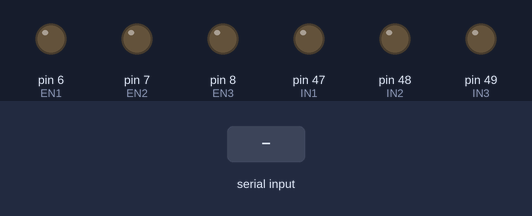
This sketch was run on a simulated Arduino Mega 2560, built with avr-gcc and run on an emulated ATmega2560. Parts: output pins drawn as LEDs (lit = HIGH). The test bench sets the inputs (shaded band).

Above: at 1.2 s.
1.3 s: "0" received over Serial
At 2.5 s:
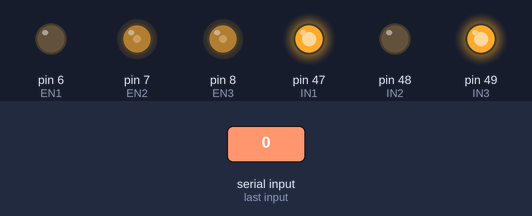
2.8 s: "3" received over Serial
At 3.9 s:
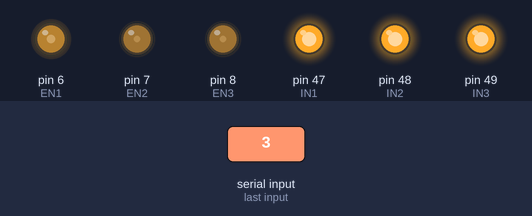
4.3 s: "6" received over Serial
At 5.0 s:
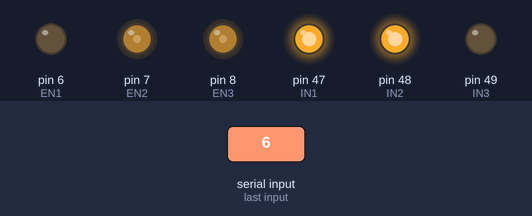
5.8 s: "9" received over Serial
At 6.2 s:
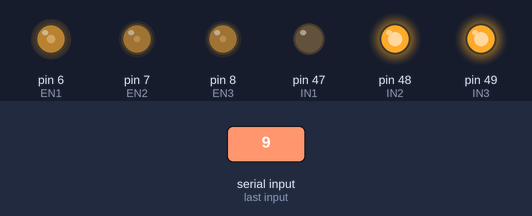
7.3 s: "C" received over Serial
At 8.5 s:
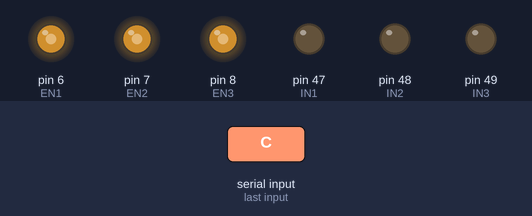
8.8 s: "A" received over Serial
At 9.6 s:
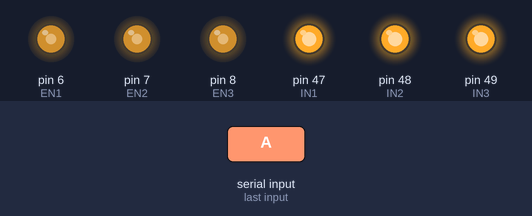
Timing chart, 0 to 11.3 s (numbered marks = the images above; inputs shaded):
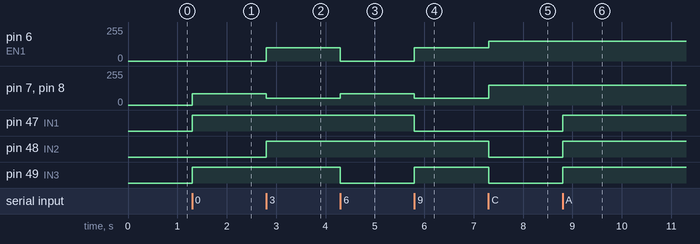

Measured:
- after the input at 1.3 s, pin 7 (EN2), pin 8 (EN3): 0/255 → 86/255 at once; pin 47 (IN1), pin 49 (IN3): LOW → HIGH at once
- after the input at 2.8 s, pin 6 (EN1): 0/255 → 100/255 at once; pin 7 (EN2), pin 8 (EN3): 86/255 → 50/255 at once; pin 48 (IN2): LOW → HIGH at once
- after the input at 4.3 s, pin 6 (EN1): 100/255 → 0/255 at once; pin 7 (EN2), pin 8 (EN3): 50/255 → 86/255 at once; pin 49 (IN3): HIGH → LOW at once
- after the input at 5.8 s, pin 6 (EN1): 0/255 → 100/255 at once; pin 7 (EN2), pin 8 (EN3): 86/255 → 50/255 at once; pin 47 (IN1): HIGH → LOW at once; pin 49 (IN3): LOW → HIGH at once
- after the input at 7.3 s, pin 6 (EN1): 100/255 → 150/255 at once; pin 7 (EN2), pin 8 (EN3): 50/255 → 150/255 at once; pin 48 (IN2), pin 49 (IN3): HIGH → LOW at once
- after the input at 8.8 s, pin 47 (IN1), pin 48 (IN2), pin 49 (IN3): LOW → HIGH at once

The sketch:

Controller_1.ino
```cpp
/*
    Front:0
    Right:3
    Back:6
    Left:9
    stop:
    Bot-clockwise:C
    Bot-anticlockwise:A
    PWM +5:D
    PWM -5:E

 */
#define EN1 6
#define EN2 7
#define EN3 8
#define IN1 47
#define IN2 48
#define IN3 49
int PWM1;
int PWM2;
int PWM3;
double pwm1;
double pwm2;
double pwm3;
int base_pwm=150;
int fpwm=base_pwm;

void setup() {
  pinMode(EN1,OUTPUT);
  pinMode(EN2,OUTPUT);
  pinMode(EN3,OUTPUT);
  pinMode(IN1,OUTPUT);
  pinMode(IN2,OUTPUT);
  pinMode(IN3,OUTPUT);

  Serial.begin(9600);


}

void forward()
{
  pwm1=0;
  pwm2=(fpwm/1.73205081);
  pwm3=(fpwm/1.73205081);

  PWM1=(int)pwm1;
  PWM2=(int)pwm2;
  PWM3=(int)pwm3;

  digitalWrite(IN1,HIGH);
  digitalWrite(IN2,LOW);
  digitalWrite(IN3,HIGH);
  analogWrite(EN1,PWM1);
  analogWrite(EN2,PWM2);
  analogWrite(EN3,PWM3);
}
void backward()
{
  pwm1=0;
  pwm2=(fpwm/1.73205081);
  pwm3=(fpwm/1.73205081);

  PWM1=(int)pwm1;
  PWM2=(int)pwm2;
  PWM3=(int)pwm3;

  digitalWrite(IN1,HIGH);
  digitalWrite(IN2,HIGH);
  digitalWrite(IN3,LOW);
  analogWrite(EN1,PWM1);
  analogWrite(EN2,PWM2);
  analogWrite(EN3,PWM3);


}
void right()
{
  pwm1=(2*fpwm/3);
  pwm2=(fpwm/3);
  pwm3=(fpwm/3);

  PWM1=(int)pwm1;
  PWM2=(int)pwm2;
  PWM3=(int)pwm3;

  digitalWrite(IN1,HIGH);
  digitalWrite(IN2,HIGH);
  digitalWrite(IN3,HIGH);
  analogWrite(EN1,PWM1);
  analogWrite(EN2,PWM2);
  analogWrite(EN3,PWM3);

}
void left()
{
  pwm1=(2*fpwm/3);
  pwm2=(fpwm/3);
  pwm3=(fpwm/3);

  PWM1=(int)pwm1;
  PWM2=(int)pwm2;
  PWM3=(int)pwm3;

  digitalWrite(IN1,LOW);
  digitalWrite(IN2,HIGH);
  digitalWrite(IN3,HIGH);
  analogWrite(EN1,PWM1);
  analogWrite(EN2,PWM2);
  analogWrite(EN3,PWM3);

}
void clkwise()
{
  pwm1=fpwm;
  pwm2=fpwm;
  pwm3=fpwm;

  PWM1=(int)pwm1;
  PWM2=(int)pwm2;
  PWM3=(int)pwm3;

  digitalWrite(IN1,LOW);
  digitalWrite(IN2,LOW);
  digitalWrite(IN3,LOW);
  analogWrite(EN1,PWM1);
  analogWrite(EN2,PWM2);
  analogWrite(EN3,PWM3);

}
void anticlkwise()
{
  pwm1=fpwm;
  pwm2=fpwm;
  pwm3=fpwm;

  PWM1=(int)pwm1;
  PWM2=(int)pwm2;
  PWM3=(int)pwm3;

  digitalWrite(IN1,HIGH);
  digitalWrite(IN2,HIGH);
  digitalWrite(IN3,HIGH);
  analogWrite(EN1,PWM1);
  analogWrite(EN2,PWM2);
  analogWrite(EN3,PWM3);

}

void sTop()
{
  pwm1=0;
  pwm2=0;
  pwm3=0;

  PWM1=(int)pwm1;
  PWM2=(int)pwm2;
  PWM3=(int)pwm3;

  digitalWrite(IN1,HIGH);
  digitalWrite(IN2,HIGH);
  digitalWrite(IN3,HIGH);
  analogWrite(EN1,PWM1);
  analogWrite(EN2,PWM2);
  analogWrite(EN3,PWM3);

}


void loop() {


  char X;

  if(Serial.available())
  {
    X=Serial.read();
    switch(X)
    {
      case '0':
      {// Forward

          forward();

       }break;
       case '3':
      {//Right

        right();

       }break;
       case '6':
      {//Backwards

        backward();

       }break;
       case '9':
      {//Left

        left();

       }break;
       case 'C':
      {//Turn Bot Clockwise

         clkwise();

       }break;
       case 'A':
      {//Turn Bot Anti-Clockwise

        anticlkwise();

       }break;
       case 'D':
      {//Increment PWM by 5
        if(fpwm<=255)
        {
          fpwm=fpwm+5;
        }

       }break;
       case 'E':
      {//Decrement PWM by 5
        if(fpwm>=0)
        {
          fpwm=fpwm-5;
        }
       } break;

      case 'S':
      {
        sTop();
      }

    }
  }


}
```
